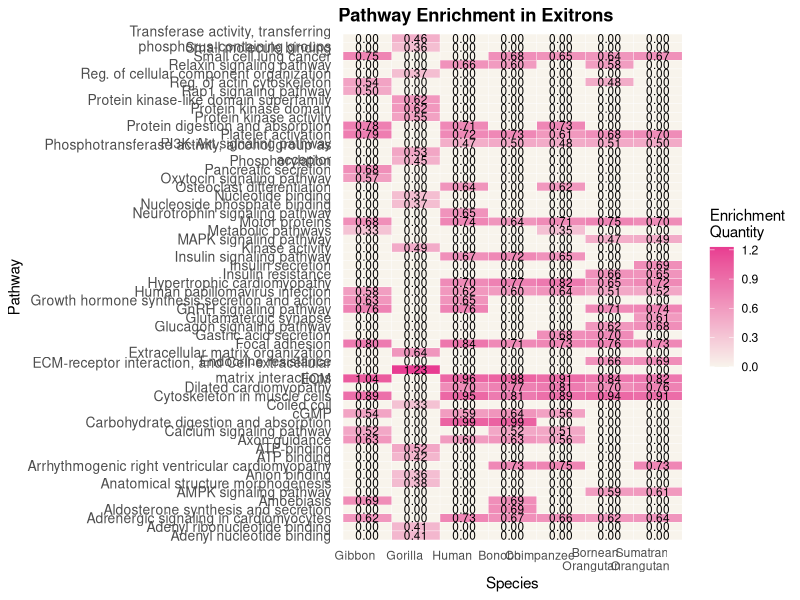
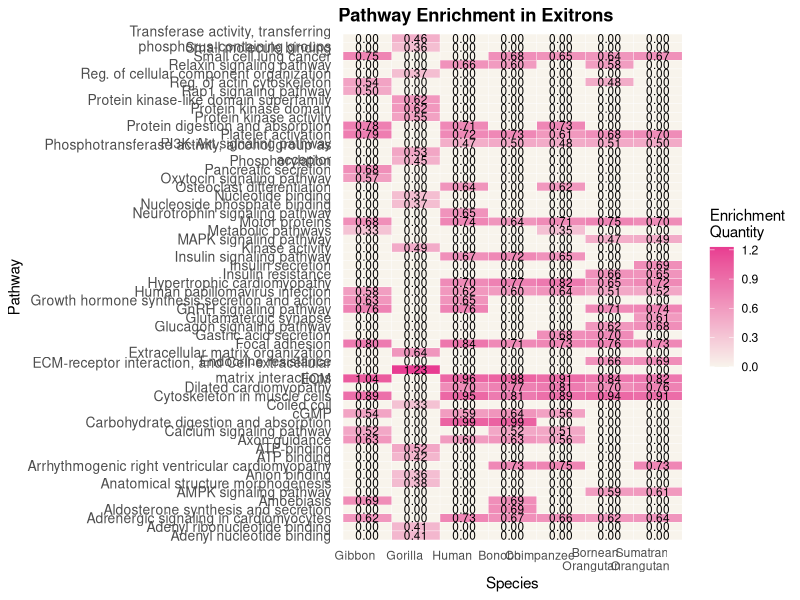

Reproduce these figures in R, in order.
library(tidyverse)
library(stringr)

# -------------------------
# 1. Load data
# -------------------------
df <- read.csv(
  "exitron_gene_enrichment//gsea_processed_results//enrichment_long_format_with_quantity.csv",
  stringsAsFactors = FALSE
)

# -------------------------
# 2. Fix species names
# -------------------------
df$species <- df$species |>
  str_to_lower() |>
  recode(
    "borangutan" = "Bornean Orangutan",
    "sorangutan" = "Sumatran Orangutan"
  )

df$species <- ifelse(
  df$species %in% c("Bornean Orangutan", "Sumatran Orangutan"),
  df$species,
  str_to_title(df$species)
)

# -------------------------
# 3. Enforce species order
# -------------------------
species_order <- c(
  "Gibbon",
  "Gorilla",
  "Human",
  "Bonobo",
  "Chimpanzee",
  "Bornean Orangutan",
  "Sumatran Orangutan"
)

df$species <- factor(df$species, levels = species_order)

# -------------------------
# 4. Keep only pathways enriched in at least one species
# -------------------------
enriched_pathways <- df |>
  group_by(property) |>
  summarise(any_enrichment = any(enrichment_quantity > 0), .groups = "drop") |>
  filter(any_enrichment) |>
  pull(property)

df_plot <- df |> filter(property %in% enriched_pathways)

# -------------------------
# 5. Wrap pathway names
# ------------------------
df_plot$property_wrapped <- str_wrap(df_plot$property, width = 35)

# -------------------------
# 6. Plot heatmap
# -------------------------
p <- ggplot(df_plot, aes(x = species, y = property_wrapped)) +
  geom_tile(aes(fill = enrichment_quantity), color = "white") +
  geom_text(
    aes(label = sprintf("%.2f", enrichment_quantity)),
    color = "black",
    size = 3
  ) +
  scale_fill_gradientn(
    colors = c("#F8F4EC", "#F3B7CE", "#ED79AF", "#E83C91"),
    name = "Enrichment\nQuantity"
  ) +
  scale_x_discrete(labels = function(x) str_wrap(x, width = 10)) +
  scale_y_discrete(labels = function(x) str_wrap(x, width = 50)) +
  labs(
    title = "Pathway Enrichment in Exitrons",
    x = "Species",
    y = "Pathway"
  ) +
  theme_minimal(base_size = 11) +
  theme(
    axis.text.x = element_text(hjust = 0.8, vjust = 0.8),
    axis.text.y = element_text(size = 10),
    panel.grid = element_blank(),
    plot.title = element_text(face = "bold"),
    legend.position = "right"
  )

print(p)

# -------------------------
# 7. Save plot
# -------------------------
ggsave(
  filename = "exitron_gene_enrichment//heatmap.pdf",
  plot = p,
  width = 10,
  height = 8 + 1.25 * length(species_order),
  dpi = 300
)
